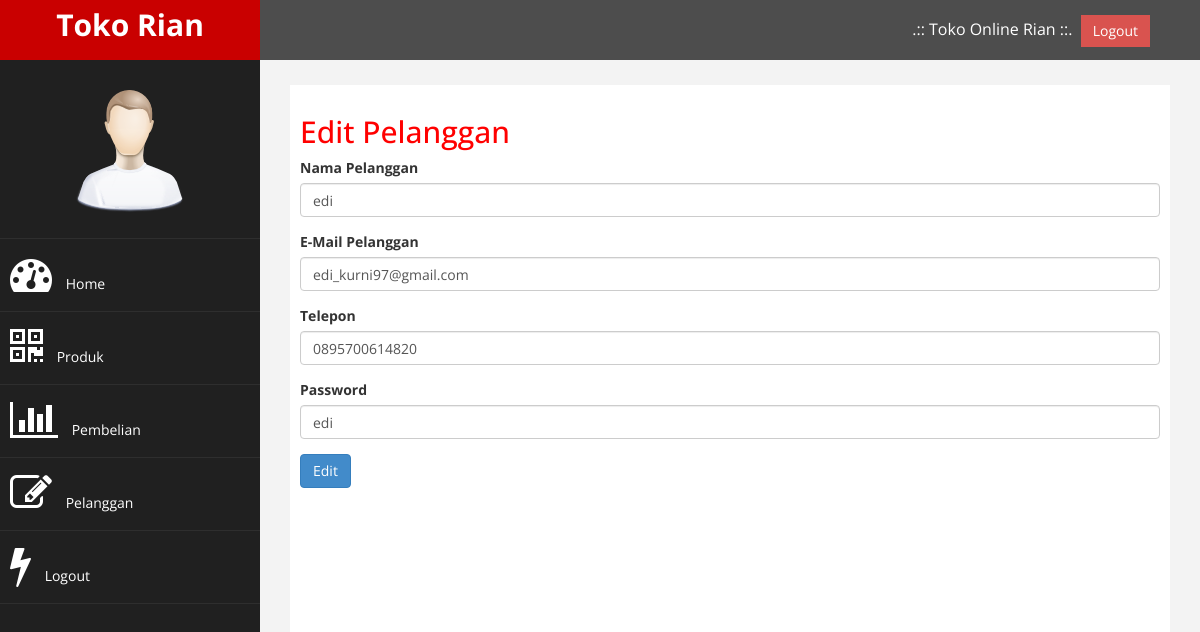
Screenshot of /admin/index.php?halaman=editpelanggan&id=11 (signed in) with the database file from the repository.
### tables this page shows
CREATE TABLE IF NOT EXISTS `pelanggan` (
  `id_pelanggan` int(11) NOT NULL AUTO_INCREMENT,
  `email_pelanggan` varchar(100) NOT NULL,
  `password_pelanggan` varchar(50) NOT NULL,
  `nama_pelanggan` varchar(100) NOT NULL,
  `telepon_pelanggan` varchar(25) NOT NULL,
  `alamat_pelanggan` varchar(100) NOT NULL,
  PRIMARY KEY (`id_pelanggan`)
);

### admin/editpelanggan.php (the view, shortened to what this page needs)
<H2>Edit Pelanggan</H2>
 <?php
$ambil=$koneksi->query("SELECT * FROM pelanggan WHERE id_pelanggan='$_GET[id]'");
$pecah=$ambil->fetch_assoc();
 ?>
 <form method="post" enctype="multipart/form-data">
 <div class="form-group">
 <label>Nama Pelanggan</label>
 <input type="text" name="nama" class="form-control"
 value="<?php echo $pecah['nama_pelanggan']; ?>">
 </div>
 <div class="form-group">
 <label>E-Mail Pelanggan</label>
 <input type="text" name="email" class="form-control"
 value="<?php echo $pecah['email_pelanggan']; ?>">
 </div>
 <div class="form-group">
 <label>Telepon</label>
 <input type="text" name="telepon" class="form-control"
 value="<?php echo $pecah['telepon_pelanggan']; ?>">
 </div>
 <div class="form-group">
 <label>Password</label>
 <input type="text" name="password" class="form-control"
 value="<?php echo $pecah['password_pelanggan']; ?>">
 </div>
 <button class="btn btn-primary" name="edit">Edit</button>
 </form>

### admin/assets/css/custom.css (style rules this page uses)
body { font-family: 'Open Sans', sans-serif; }
h2 { color: #f00; }

### rows the page displays
pelanggan: nama "edi", email "edi_kurni97@gmail.com", telepon "0895700614820", password "edi"
